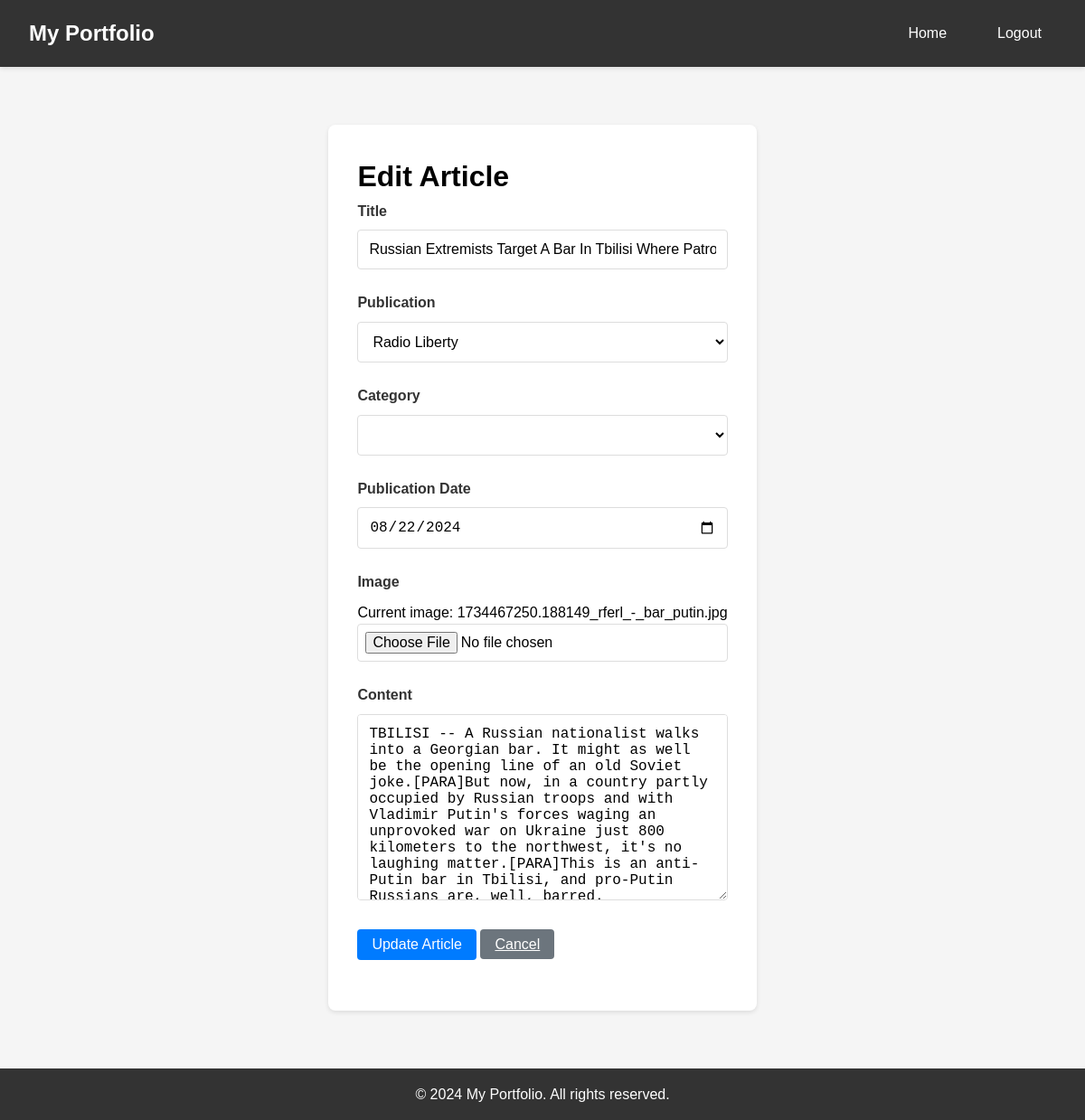
The page /edit_article/4 (signed in) on the database as committed earlier.
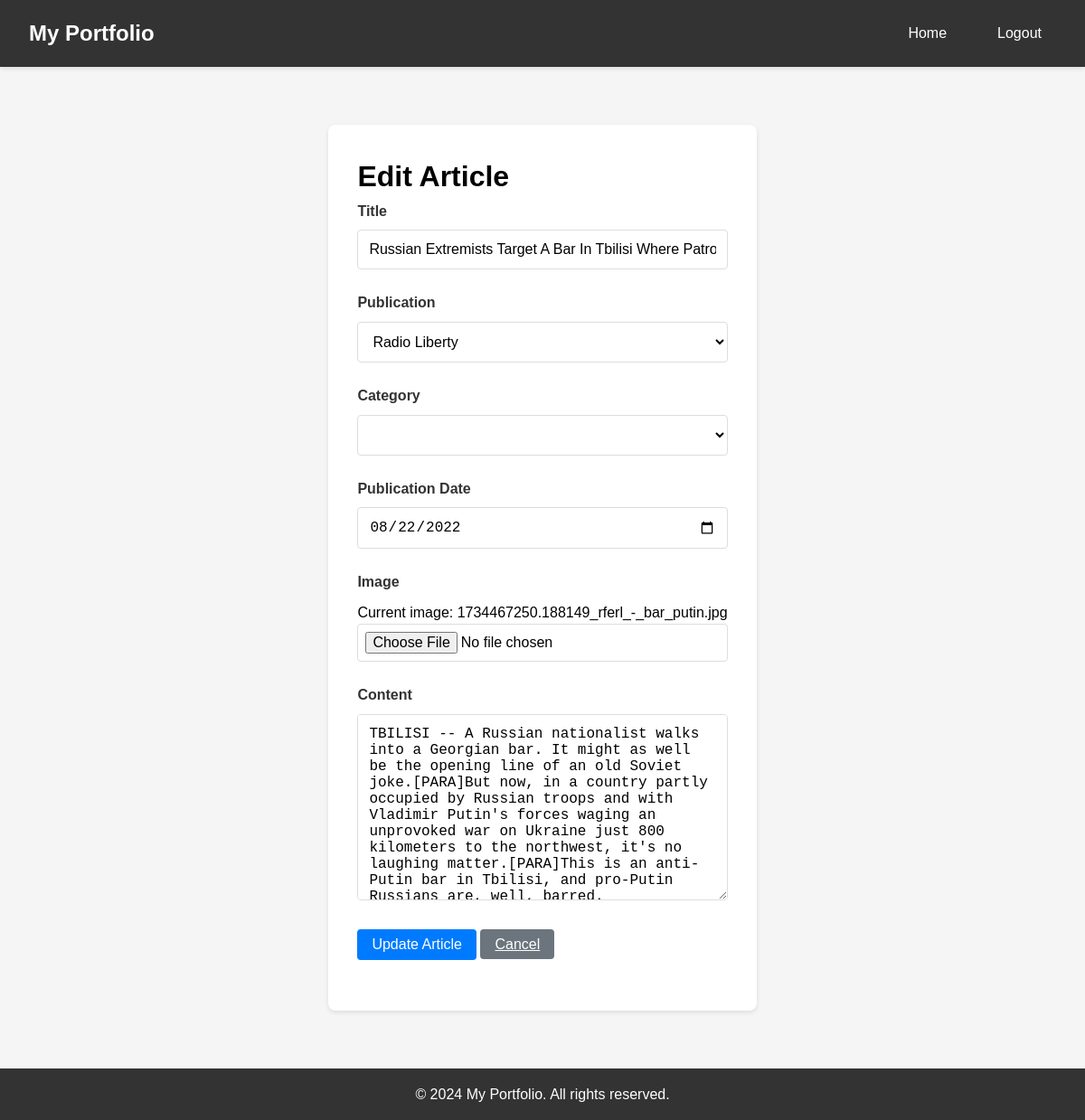
The same page on the database as committed later.
### app.py (models this page shows)
class Article(db.Model):
    id = db.Column(db.Integer, primary_key=True)
    title = db.Column(db.String(200), nullable=False)
    content = db.Column(db.Text, nullable=False)
    publication = db.Column(db.String(100))
    date_published = db.Column(db.DateTime, nullable=False)
    category = db.Column(db.String(50))
    image_filename = db.Column(db.String(100))
    user_id = db.Column(db.Integer, db.ForeignKey('user.id'), nullable=False)
    comments = db.relationship('Comment', backref='article', lazy=True, cascade="all, delete-orphan")

### app.py (the view, shortened to what this page needs)
@app.route('/edit_article/<int:id>', methods=['GET', 'POST'])
@login_required
def edit_article(id):
    article = Article.query.get_or_404(id)
    if article.user_id != current_user.id:
        flash('You can only edit your own articles.')
        return redirect(url_for('home'))
    return render_template('edit_article.html', article=article)

### app.py (called while the page is built)
@login_manager.user_loader
def load_user(user_id):
    return User.query.get(int(user_id))

### templates/edit_article.html (shortened to what this page needs)
<!DOCTYPE html>
<html lang="en">
<head>
    <link rel="stylesheet" href="{{ url_for('static', filename='test.css') }}">
</head>
<body>
    <nav>
        <div class="nav-container">
            <a href="{{ url_for('home') }}" class="logo">My Portfolio</a>
            <div class="nav-links">
                <a href="{{ url_for('home') }}">Home</a>
                <a href="{{ url_for('logout') }}">Logout</a>
            </div>
        </div>
    </nav>
    <main>
        <form class="article-form" method="POST" enctype="multipart/form-data">
            <h1>Edit Article</h1>
            <div class="form-group">
                <label for="title">Title</label>
                <input type="text" id="title" name="title" value="{{ article.title }}" required>
            </div>
            <div class="form-group">
                <label for="publication">Publication</label>
                <select id="publication" name="publication" required>
                    <option value="Radio Liberty" {% if article.publication == 'Radio Liberty' %}selected{% endif %}>Radio Liberty</option>
                </select>
            </div>
            <div class="form-group">
                <label for="category">Category</label>
                <select id="category" name="category" required>
                </select>
            </div>
            <div class="form-group">
                <label for="date_published">Publication Date</label>
                <input type="date" id="date_published" name="date_published"
                       value="{{ article.date_published.strftime('%Y-%m-%d') }}" required>
            </div>
            <div class="form-group">
                <label for="image">Image</label>
                {% if article.image_filename %}
                    <p>Current image: {{ article.image_filename }}</p>
                {% endif %}
                <input type="file" id="image" name="image" accept="image/*">
            </div>
            <div class="form-group">
                <label for="content">Content</label>
                <textarea id="content" name="content" rows="10" required>{{ article.content }}</textarea>
            </div>
            <div class="form-group">
                <button type="submit" class="btn btn-primary">Update Article</button>
                <a href="{{ url_for('article', id=article.id) }}" class="btn btn-back">Cancel</a>
            </div>
        </form>
    </main>
    <footer>
        <p>&copy; 2024 My Portfolio. All rights reserved.</p>
    </footer>
</body>
</html>

Rows that differ between the two databases and show on the page:
changed Article "1734467250.188149_rferl_-_bar_putin.jpg": date_published "08/22/2024" → "08/22/2022"
